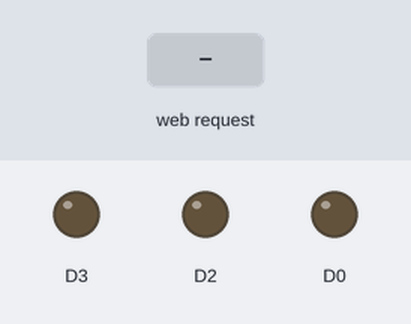
Recording of a program running on a simulated ESP8266 (NodeMCU). On the bench: output pins drawn as LEDs (lit = HIGH). Inputs (shaded band) come from the test bench. What the program prints to the serial monitor is not drawn.

Above: at 1.2 s.
1.3 s: HTTP request GET /LED1on received
At 1.6 s:
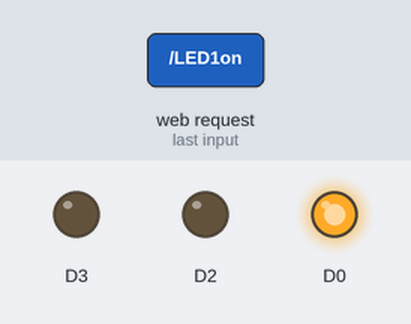
2.8 s: HTTP request GET /LED2on received
At 4.0 s:
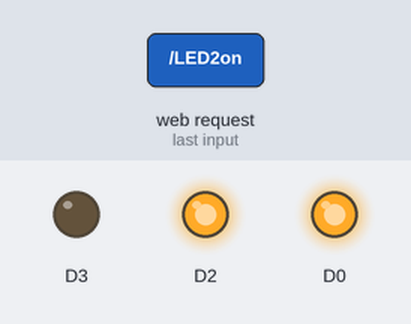
4.3 s: HTTP request GET /LED3on received
At 5.1 s:
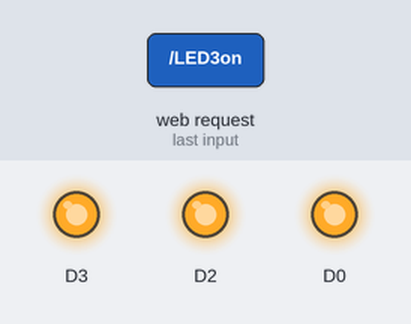
5.8 s: HTTP request GET /LED1off received
At 6.2 s:
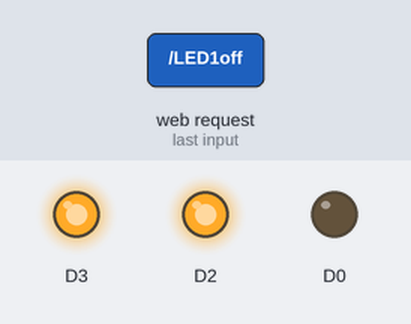
7.3 s: HTTP request GET /LED2off received
At 8.5 s:
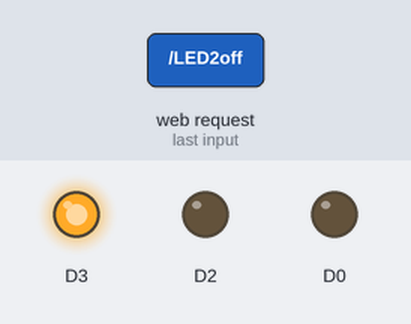
8.8 s: HTTP request GET /LED3off received
At 9.7 s:
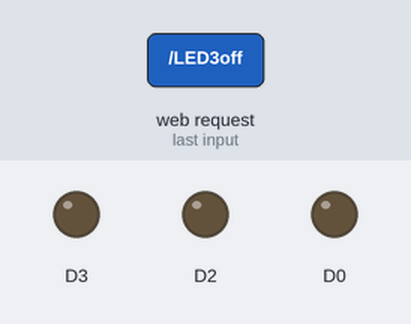
Timing chart, 0 to 11.3 s (numbered marks = the images above; inputs shaded):
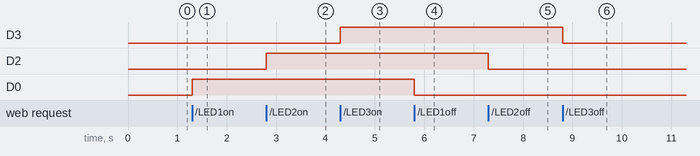

Measured:
- after the input at 1.3 s, D0: LOW → HIGH at once
- after the input at 2.8 s, D2: LOW → HIGH at once
- after the input at 4.3 s, D3: LOW → HIGH at once
- after the input at 5.8 s, D0: HIGH → LOW at once
- after the input at 7.3 s, D2: HIGH → LOW at once
- after the input at 8.8 s, D3: HIGH → LOW at once

The program:

main.cpp
```cpp
#include <Arduino.h>
#include <ESP8266WiFi.h>
#include <WiFiClient.h>
#include <ESP8266WebServer.h>

const char* ssid = "realme narzo 20";
const char* password = "jendela00";

ESP8266WebServer server(80);
String webpage;

void setup() {
  Serial.begin(9600);
  delay(10);

  pinMode(D0, OUTPUT);
  pinMode(D2, OUTPUT);
  pinMode(D3, OUTPUT);

  // Nyambungin ke Wifi
  Serial.println();
  Serial.println("Konfigurasi Akses Poin...");

  // Mengatur Wifi
  WiFi.mode(WIFI_AP);
  WiFi.softAP(ssid, password);

  // Print Status Koneksi
  Serial.println("IP Address: ");
  Serial.println(WiFi.softAPIP());

  // Isi dari Webpage
  webpage += "<h1>ESP8266 Web Kontrol Ini punya Luthfi</h1>";
  webpage += "<>LED 1 : ";
  webpage += "<a href=\"/LED1on\"><button>ON</button></a><a href=\"/LED1off\"><button>OFF</button></a></p><br>";
  webpage += "<>LED 2 : ";
  webpage += "<a href=\"/LED2on\"><button>ON</button></a><a href=\"/LED2off\"><button>OFF</button></a></p><br>";
  webpage += "<>LED 3 : ";
  webpage += "<a href=\"/LED3on\"><button>ON</button></a><a href=\"/LED3off\"><button>OFF</button></a></p><br>";

  // Membuat Tampilan Web
  server.on("/", []() {
    server.send(200, "text/html", webpage);
  });

  // Bagian ini untuk Merespon Perintah yang Masuk
  // LED 1
  server.on("/LED1on", []() {
    server.send(200, "text/html", webpage);
    digitalWrite(D0, HIGH);
    delay(1000);
  });

  // LED 2
  server.on("/LED2on", []() {
    server.send(200, "text/html", webpage);
    digitalWrite(D2, HIGH);
    delay(1000);
  });

  // LED 3
  server.on("/LED3on", []() {
    server.send(200, "text/html", webpage);
    digitalWrite(D3, HIGH);
    delay(1000);
  });

  // LED 1 OFF
  server.on("/LED1off", []() {
    server.send(200, "text/html", webpage);
    digitalWrite(D0, LOW);
    delay(1000);
  });

  // LED 2 OFF
  server.on("/LED2off", []() {
    server.send(200, "text/html", webpage);
    digitalWrite(D2, LOW);
    delay(1000);
  });

  // LED 3 OFF
  server.on("/LED3off", []() {
    server.send(200, "text/html", webpage);
    digitalWrite(D3, LOW);
    delay(1000);
  });

  server.begin();
  Serial.println("Web Server dijalankan");

}

void loop() {
  server.handleClient();
}
```
